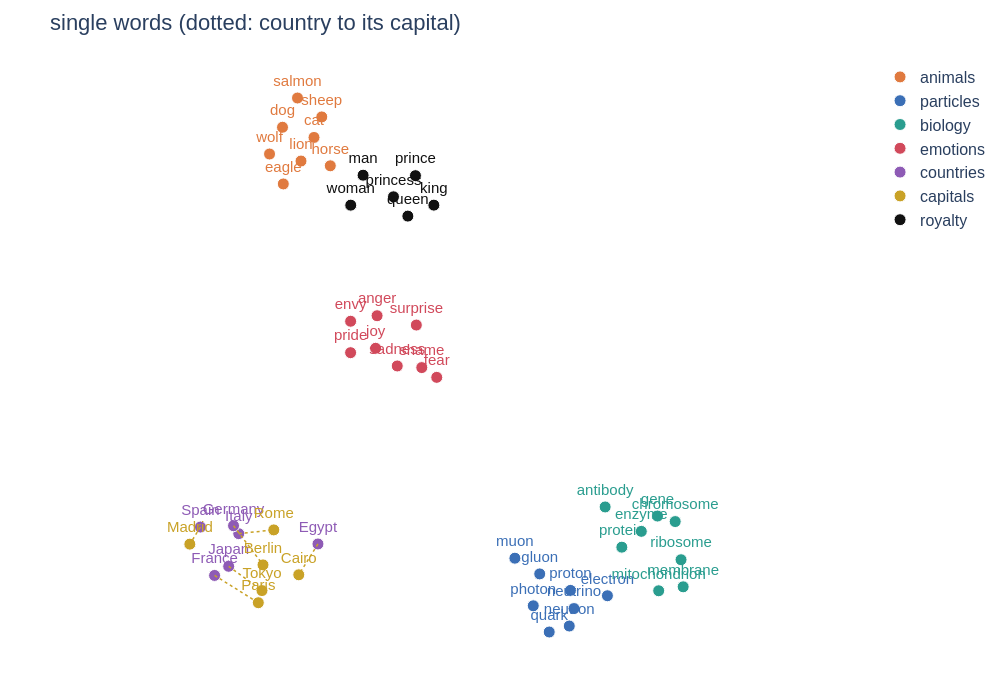

Notebook cell for this chart:
### Markdown cell above
## Word-level panel

The same model applied to single words. Words group by kind, and some relations show up as roughly parallel directions (country to capital). Two cautions: this is a *sentence* embedder being fed one-word sentences, and the famous `king − man + woman ≈ queen` arithmetic gets its own cell right after this one.

### Code cell
WORDS = {
 "animals":   ["cat", "dog", "horse", "lion", "eagle", "salmon", "wolf", "sheep"],
 "particles": ["electron", "proton", "neutron", "photon", "quark", "neutrino", "muon", "gluon"],
 "biology":   ["enzyme", "protein", "gene", "chromosome", "ribosome", "antibody", "membrane", "mitochondrion"],
 "emotions":  ["joy", "anger", "fear", "sadness", "surprise", "envy", "pride", "shame"],
 "countries": ["France", "Italy", "Japan", "Egypt", "Germany", "Spain"],
 "capitals":  ["Paris", "Rome", "Tokyo", "Cairo", "Berlin", "Madrid"],
 "royalty":   ["king", "queen", "man", "woman", "prince", "princess"],
}
WCOL = {"animals": "#E07A3F", "particles": "#3B6FB6", "biology": "#2A9D8F", "emotions": "#D1495B",
        "countries": "#8E5BB5", "capitals": "#C9A227", "royalty": "#111111"}
words = [w for ws in WORDS.values() for w in ws]
wlab = np.array([g for g, ws in WORDS.items() for _ in ws])
EW = embed(words)
PW = umap.UMAP(n_neighbors=6, min_dist=0.5, metric="cosine", random_state=3).fit_transform(EW)

fig = go.Figure()
for g, col in WCOL.items():
    m = wlab == g
    fig.add_trace(go.Scatter(x=PW[m, 0], y=PW[m, 1], mode="markers+text", name=g, text=np.array(words)[m],
                             textposition="top center", textfont=dict(size=15, color=col),
                             marker=dict(size=12, color=col, line=dict(color="white", width=1))))
wi = {w: i for i, w in enumerate(words)}
for a, b in zip(WORDS["countries"], WORDS["capitals"]):
    fig.add_trace(go.Scatter(x=[PW[wi[a], 0], PW[wi[b], 0]], y=[PW[wi[a], 1], PW[wi[b], 1]], mode="lines",
                             line=dict(color="#C9A227", width=1.5, dash="dot"), hoverinfo="skip", showlegend=False))
fig.update_layout(width=1000, height=680, font=FONT, title="single words (dotted: country to its capital)",
                  xaxis=dict(visible=False), yaxis=dict(visible=False, scaleanchor="x"), margin=dict(l=10, r=10, t=60, b=10))
fig.show()

def nearest(v, exclude=(), k=4):
    s = EW @ (v / np.linalg.norm(v))
    return [(words[i], round(float(s[i]), 2)) for i in np.argsort(-s) if words[i] not in exclude][:k]
print("Paris - France + Japan    ->", nearest(EW[wi["Paris"]] - EW[wi["France"]] + EW[wi["Japan"]], exclude=("Paris", "France", "Japan")))
print("cosine(electron, proton)  =", round(float(EW[wi["electron"]] @ EW[wi["proton"]]), 2),
      "   cosine(electron, sadness) =", round(float(EW[wi["electron"]] @ EW[wi["sadness"]]), 2))

### Figure 1 — Plotly figure (JSON) as saved in the notebook; plotly's stock layout.template omitted (floating-point values rounded to 4 significant figures)
{"data": [{"marker": {"color": "#E07A3F", "line": {"color": "white", "width": 1}, "size": 12}, "mode": "markers+text", "name": "animals", "text": ["cat", "dog", "horse", "lion", "eagle", "salmon", "wolf", "sheep"], "textfont": {"color": "#E07A3F", "size": 15}, "textposition": "top center", "type": "scatter", "x": [0.3726, -0.2782, 0.7087, 0.1038, -0.2614, 0.03186, -0.5458, 0.5328], "y": [13.22, 13.43, 12.63, 12.73, 12.26, 14.03, 12.88, 13.64]}, {"marker": {"color": "#3B6FB6", "line": {"color": "white", "width": 1}, "size": 12}, "mode": "markers+text", "name": "particles", "text": ["electron", "proton", "neutron", "photon", "quark", "neutrino", "muon", "gluon"], "textfont": {"color": "#3B6FB6", "size": 15}, "textposition": "top center", "type": "scatter", "x": [6.431, 5.668, 5.644, 4.9, 5.23, 5.741, 4.521, 5.033], "y": [3.755, 3.866, 3.13, 3.547, 3.006, 3.49, 4.53, 4.206]}, {"marker": {"color": "#2A9D8F", "line": {"color": "white", "width": 1}, "size": 12}, "mode": "markers+text", "name": "biology", "text": ["enzyme", "protein", "gene", "chromosome", "ribosome", "antibody", "membrane", "mitochondrion"], "textfont": {"color": "#2A9D8F", "size": 15}, "textposition": "top center", "type": "scatter", "x": [7.131, 6.729, 7.466, 7.831, 7.952, 6.384, 7.996, 7.49], "y": [5.085, 4.758, 5.401, 5.287, 4.499, 5.589, 3.939, 3.858]}, {"marker": {"color": "#D1495B", "line": {"color": "white", "width": 1}, "size": 12}, "mode": "markers+text", "name": "emotions", "text": ["joy", "anger", "fear", "sadness", "surprise", "envy", "pride", "shame"], "textfont": {"color": "#D1495B", "size": 15}, "textposition": "top center", "type": "scatter", "x": [1.645, 1.675, 2.907, 2.091, 2.486, 1.129, 1.128, 2.598], "y": [8.865, 9.537, 8.265, 8.5, 9.345, 9.424, 8.774, 8.466]}, {"marker": {"color": "#8E5BB5", "line": {"color": "white", "width": 1}, "size": 12}, "mode": "markers+text", "name": "countries", "text": ["France", "Italy", "Japan", "Egypt", "Germany", "Spain"], "textfont": {"color": "#8E5BB5", "size": 15}, "textposition": "top center", "type": "scatter", "x": [-1.68, -1.182, -1.389, 0.4542, -1.289, -1.973], "y": [4.175, 5.037, 4.363, 4.824, 5.2, 5.174]}, {"marker": {"color": "#C9A227", "line": {"color": "white", "width": 1}, "size": 12}, "mode": "markers+text", "name": "capitals", "text": ["Paris", "Rome", "Tokyo", "Cairo", "Berlin", "Madrid"], "textfont": {"color": "#C9A227", "size": 15}, "textposition": "top center", "type": "scatter", "x": [-0.7778, -0.4578, -0.7021, 0.05812, -0.6807, -2.192], "y": [3.611, 5.115, 3.862, 4.188, 4.392, 4.821]}, {"marker": {"color": "#111111", "line": {"color": "white", "width": 1}, "size": 12}, "mode": "markers+text", "name": "royalty", "text": ["king", "queen", "man", "woman", "prince", "princess"], "textfont": {"color": "#111111", "size": 15}, "textposition": "top center", "type": "scatter", "x": [2.848, 2.31, 1.386, 1.131, 2.467, 2.014], "y": [11.82, 11.59, 12.44, 11.82, 12.43, 11.99]}, {"hoverinfo": "skip", "line": {"color": "#C9A227", "dash": "dot", "width": 1.5}, "mode": "lines", "showlegend": false, "type": "scatter", "x": [-1.68, -0.7778], "y": [4.175, 3.611]}, {"hoverinfo": "skip", "line": {"color": "#C9A227", "dash": "dot", "width": 1.5}, "mode": "lines", "showlegend": false, "type": "scatter", "x": [-1.182, -0.4578], "y": [5.037, 5.115]}, {"hoverinfo": "skip", "line": {"color": "#C9A227", "dash": "dot", "width": 1.5}, "mode": "lines", "showlegend": false, "type": "scatter", "x": [-1.389, -0.7021], "y": [4.363, 3.862]}, {"hoverinfo": "skip", "line": {"color": "#C9A227", "dash": "dot", "width": 1.5}, "mode": "lines", "showlegend": false, "type": "scatter", "x": [0.4542, 0.05812], "y": [4.824, 4.188]}, {"hoverinfo": "skip", "line": {"color": "#C9A227", "dash": "dot", "width": 1.5}, "mode": "lines", "showlegend": false, "type": "scatter", "x": [-1.289, -0.6807], "y": [5.2, 4.392]}, {"hoverinfo": "skip", "line": {"color": "#C9A227", "dash": "dot", "width": 1.5}, "mode": "lines", "showlegend": false, "type": "scatter", "x": [-1.973, -2.192], "y": [5.174, 4.821]}], "layout": {"font": {"family": "Helvetica, Arial, sans-serif", "size": 16}, "height": 680, "margin": {"b": 10, "l": 10, "r": 10, "t": 60}, "title": {"text": "single words (dotted: country to its capital)"}, "width": 1000, "xaxis": {"visible": false}, "yaxis": {"scaleanchor": "x", "visible": false}}}
